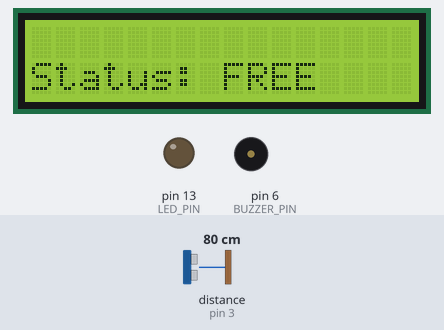
The sketch below on a simulated Arduino Uno, built with avr-gcc and run on an emulated ATmega328P. Parts: 16×2 character LCD, output pins drawn as LEDs (lit = HIGH), buzzer (waves = sounding, pin HIGH). Wiring (inferred from the names in the program): ultrasonic range finder: trigger pin 2; echo pin 3. The inputs (shaded band) are chosen by the test bench; at power-on: distance to the obstacle (sensor on pin 3) 80 cm. The echo pulse lasts 58.3 µs per cm; pins used as bus, display or sensor lines are not drawn.

Above: at 2.2 s.
2.3 s: distance to the obstacle (sensor on pin 3) set to 33 cm
3.8 s: distance to the obstacle (sensor on pin 3) set to 27 cm
At 4.9 s:
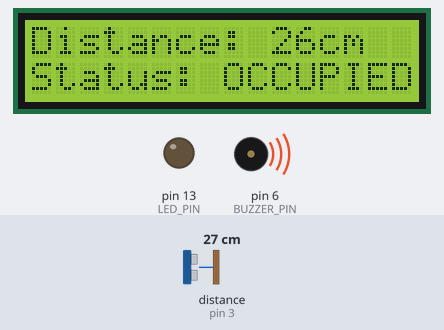
5.7 s: distance to the obstacle (sensor on pin 3) set to 35 cm
At 6.2 s:
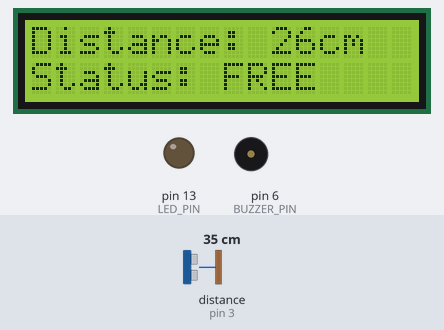
7.3 s: distance to the obstacle (sensor on pin 3) set to 2 cm
At 8.7 s:
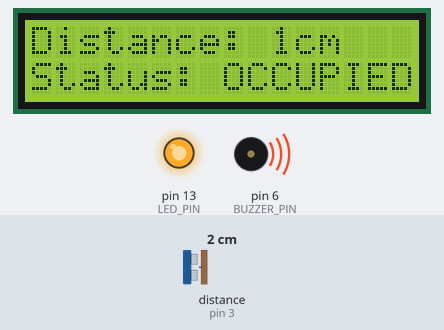
9.0 s: distance to the obstacle (sensor on pin 3) set to 9 cm
At 9.7 s:
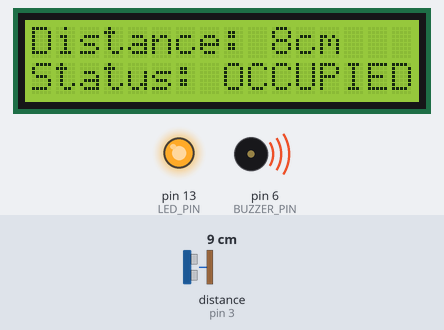
10.5 s: distance to the obstacle (sensor on pin 3) set to 12 cm
At 10.83 s:
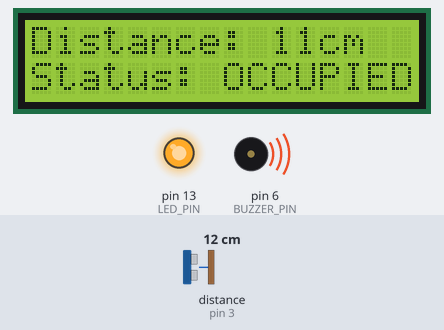
Timing chart, 0 to 14.4 s (numbered marks = the images above; inputs shaded):
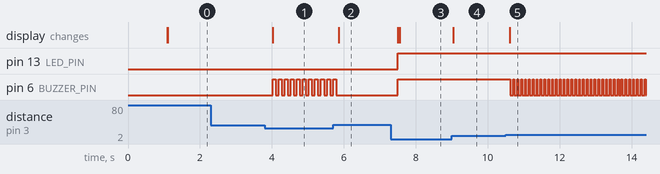

Measured:
- the behaviour switches between 31 and 30 cm on distance to the obstacle (sensor on pin 3) (found by bisection; images 0 and 1)
- the behaviour switches between 10 and 11 cm on distance to the obstacle (sensor on pin 3) (found by bisection; images 4 and 5)
- after the input at 2.3 s, every drawn part: stays the same
- after the input at 3.8 s, pin 6 (BUZZER_PIN): alternates HIGH for 0.08 s and LOW for 0.08 s, starting after 0.22 s; the display: changes after 0.22 s (image 1)
- after the input at 5.7 s, pin 6 (BUZZER_PIN): goes on until 5.8 s, then stays LOW; the display: changes after 0.15 s (image 2)
- after the input at 7.3 s, pin 13 (LED_PIN), pin 6 (BUZZER_PIN): LOW → HIGH after 0.20 s; the display: first changes after 0.20 s (image 3 shows a later state)
- after the input at 9.0 s, the display: changes after 0.05 s (image 4)
- after the input at 10.5 s, pin 6 (BUZZER_PIN): alternates HIGH for 0.02 s and LOW for 0.08 s, starting after 0.13 s; the display: changes after 0.11 s (image 5)

The sketch:

SmartParking.ino
```cpp
#include <Wire.h>
#include <LiquidCrystal_I2C.h>

const int TRIG_PIN = 2;
const int ECHO_PIN = 3;
const int BUZZER_PIN = 6;
const int LED_PIN = 13;

const int PARKING_SLOT_DEPTH = 30;
const int DANGER_ZONE = 10;
const int REQUIRED_HITS = 3;

LiquidCrystal_I2C lcd(0x27, 16, 2);

int stableCount = 0;

void setup() {
  pinMode(TRIG_PIN, OUTPUT);
  pinMode(ECHO_PIN, INPUT);
  pinMode(BUZZER_PIN, OUTPUT);
  pinMode(LED_PIN, OUTPUT);

  Serial.begin(9600);

  lcd.init();
  lcd.backlight();
  lcd.setCursor(0, 0);
  lcd.print("SYSTEM CALIBRATING");
  delay(1000);
  lcd.clear();
}

void loop() {
  long duration;
  int distance;

  digitalWrite(TRIG_PIN, LOW);
  delayMicroseconds(2);
  digitalWrite(TRIG_PIN, HIGH);
  delayMicroseconds(10);
  digitalWrite(TRIG_PIN, LOW);

  duration = pulseIn(ECHO_PIN, HIGH);
  distance = duration * 0.034 / 2;

  if (distance < PARKING_SLOT_DEPTH) {
    stableCount++;
  } else {
    stableCount = 0;
  }

  if (stableCount >= REQUIRED_HITS) {
    updateDisplay(distance);
    handleAlerts(distance);
    stableCount = REQUIRED_HITS;
  } else {
    lcd.setCursor(0, 1);
    lcd.print("Status: FREE    ");
    digitalWrite(BUZZER_PIN, LOW);
    digitalWrite(LED_PIN, LOW);
  }

  delay(50);
}

void updateDisplay(int dist) {
  lcd.setCursor(0, 0);
  lcd.print("Distance: ");
  lcd.print(dist);
  lcd.print("cm   ");

  lcd.setCursor(0, 1);
  lcd.print("Status: OCCUPIED");
}

void handleAlerts(int dist) {
  if (dist < DANGER_ZONE) {
    digitalWrite(BUZZER_PIN, HIGH);
    digitalWrite(LED_PIN, HIGH);
  } else {
    digitalWrite(BUZZER_PIN, HIGH);
    int beepSpeed = map(dist, 10, 30, 20, 100);
    delay(beepSpeed);
    digitalWrite(BUZZER_PIN, LOW);
  }
}
```
